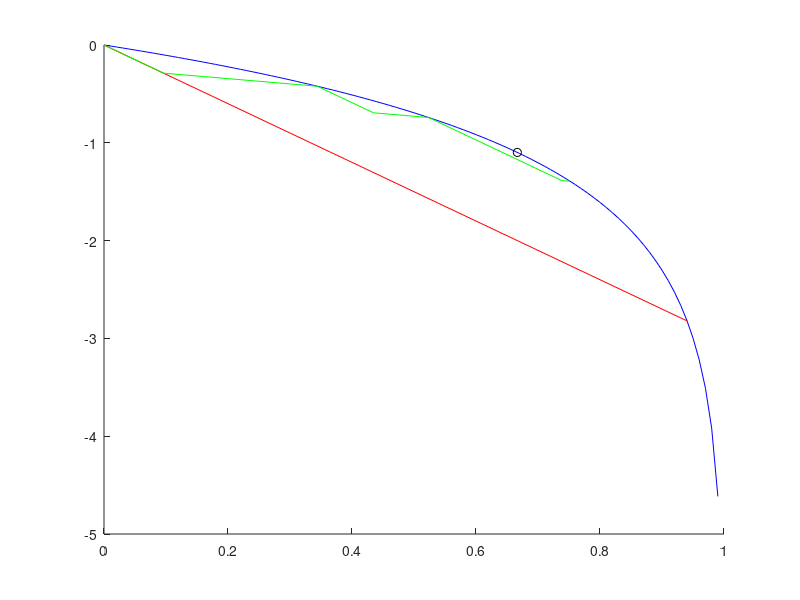

The MATLAB source for this figure:
clear all;
R0=3; RL=R0*(1-0.82);
r=1e-4:1e-2:1-1e-4;

% find the standard size of epidemics
rinf=fzero(@(x)(log(1-x)+R0*x),[1e-2 1-1e-2]); 
sinf=1-rinf; 

% point of herd immunity
rstar=1-1/R0; sstar=1/R0;



figure(1); hold on; 
plot(r,log(1-r),'b'); % s+r=1 boundary 
%plot(r,-R0*r,'r'); % evolution of si(e)r dynamics (i.e. both sir or seir) 
plot([0 rinf],[0 -R0*rinf],'r'); % evolution of si(e)r dynamics (i.e. both sir or seir) 

plot(rstar,log(sstar),'ok')

% FIXPOINT

dL=0.25;

y10=log(1-1*dL);r10 = -y10/R0;
%plot([0 r10],[log(1) y10],'g')
r1inf=fzero(@(x)( log(1-x) - (y10-RL*(x-r10)) ),[r10+1e-2 1-1e-2]);
y1inf=log(1-r1inf);
%plot([r10 r1inf],[y10 y1inf],'g')

y20=log(1-2*dL); r20 = r1inf-(y20-y1inf)/R0;
%plot([r1inf r20],[y1inf y20],'g')
r2inf=fzero(@(x)( log(1-x) - (y20-RL*(x-r20)) ),[r20+1e-2 1-1e-2]);
y2inf=log(1-r2inf);
%plot([r20 r2inf],[y20 y2inf],'g')

y30=log(1-3*dL); r30 = r2inf-(y30-y2inf)/R0;
%plot([r2inf r30],[y2inf y30],'g')
r3inf=fzero(@(x)( log(1-x) - (y30-RL*(x-r30)) ),[r30+1e-2 1-1e-2]);
y3inf=log(1-r3inf);
%plot([r30 r3inf],[y30 y3inf],'g')

plot([0 r10 r1inf r20 r2inf r30 r3inf],[log(1) y10 y1inf y20 y2inf y30 y3inf],'g')

%y40=log(1-4*dL); r40 = r3inf-(y40-y3inf)/R0;
%plot([r3inf r40],[y3inf y40],'g')
%r4inf=fzero(@(x)( log(1-x) - (y40-RL*(x-r40)) ),[r40+1e-2 1-1e-2]);
%y4inf=log(1-r4inf);
%plot([r40 r4inf],[y40 y4inf],'g')
